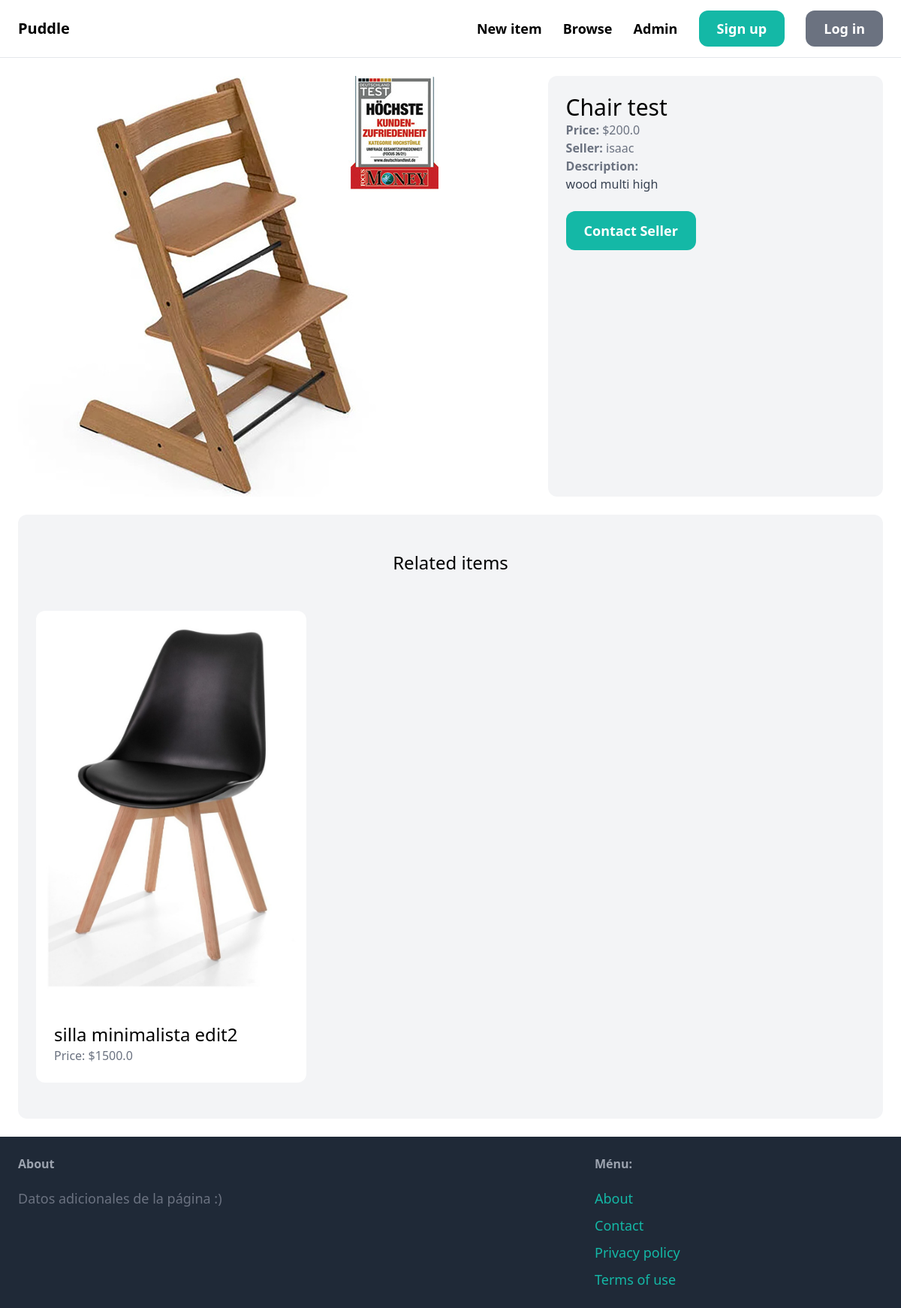
Before: /items/4 with the older database file.
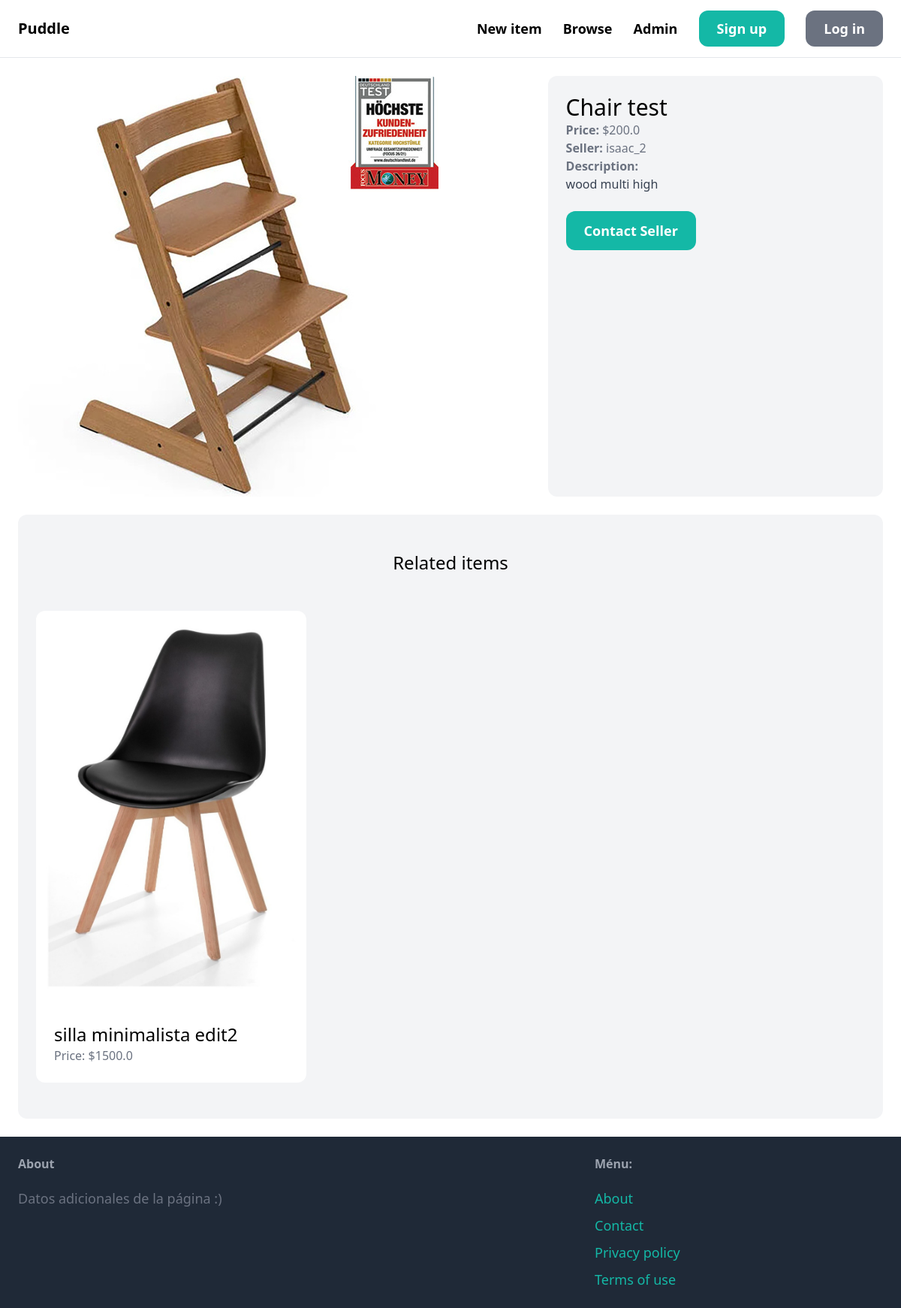
After: the same page with the newer database file.
### item/models.py (models this page shows, shortened)
class Item(models.Model):
    category = models.ForeignKey(Category,related_name='items',on_delete=models.CASCADE)
    name = models.CharField(max_length=255)
    description = models.TextField(blank=True,null=True)
    price = models.FloatField()
    image = models.ImageField(upload_to='item_images',blank=True,null=True)
    is_sold = models.BooleanField(default=False)
    created_by = models.ForeignKey(User,related_name='items',on_delete=models.CASCADE)
    created_at = models.DateTimeField(auto_now_add=True)

### item/views.py (the view)
# urls.py: path('<int:pk>', detail, name='detail'),
def detail(request,pk):
    item = get_object_or_404(Item,pk=pk)
    related_items = Item.objects.filter(category=item.category, is_sold=False).exclude(pk=pk)[0:3]
    return render(request,'item/detail.html',{
        'item': item,
        'related_items': related_items
    })

### item/templates/item/detail.html (shortened to what this page needs)
{% extends 'core/base.html' %}
{% block content %}
<div class="grid grid-cols-5 gap-6">
    <div class="col-span-3">
        <img src="{{item.image.url}}" alt="" class="rounded-xl">
    </div>
    <div class="col-span-2 p-6 bg-gray-100 rounded-xl">
        <h1 class="mb6 text-3xl"> {{item.name}} </h1>
        <p class="text-gray-500"><strong>Price: </strong> ${{item.price}} </p>
        <p class="text-gray-500"><strong>Seller: </strong> {{item.created_by.username}} </p>
        {% if item.description %}
        <p class="text-gray-700">
            <strong class="text-gray-500">Description:</strong><br>
            {{item.description}}
        </p>
        {% endif %}
        {% if request.user == item.created_by %}
            <div class="mt-6 p-6 bg-white rounded-xl">
                <p>This is your item!</p>
                <a href="{% url 'item:edit' item.id %}" class="inline-block mt-6 px-6 py-3 text-lg font-semibold bg-teal-500 text-white rounded-xl">Edit</a>
                <a href="{% url 'item:delete' item.id %}" class="inline-block mt-6 px-6 py-3 text-lg font-semibold bg-red-500 text-white rounded-xl">Delete</a>
            </div>
        {% else %}
            <a href="{% url 'conversation:new' item.id %}" class="inline-block mt-6 px-6 py-3 text-lg font-semibold bg-teal-500 text-white rounded-xl hover:bg-teal-700">Contact Seller</a>
        {% endif %}
    </div>
</div>
<div class="mt-6 px-6 py-12 bg-gray-100 rounded-xl">
    <h2 class="mb-12 text-2xl text-center">Related items</h2>
    <div class="grid grid-cols-3 gap-3">
        {% for item in related_items %}
        <div>
            <a href="{% url 'item:detail' item.id %}">
                <div>
                    <img class="rounded-t-xl" src="{{item.image.url}}" alt="">
                </div>
                <div class="p-6 bg-white rounded-b-xl">
                    <h2 class="text-2xl"> {{item.name}} </h2>
                    <p class="text-gray-500">Price: ${{item.price}} </p>
                </div>
            </a>
        </div>
        {% endfor %}
    </div>
</div>
{% endblock %}

Changed rows visible on the page:
changed Item "Chair test": created_by.username "isaac" → "isaac_2"
